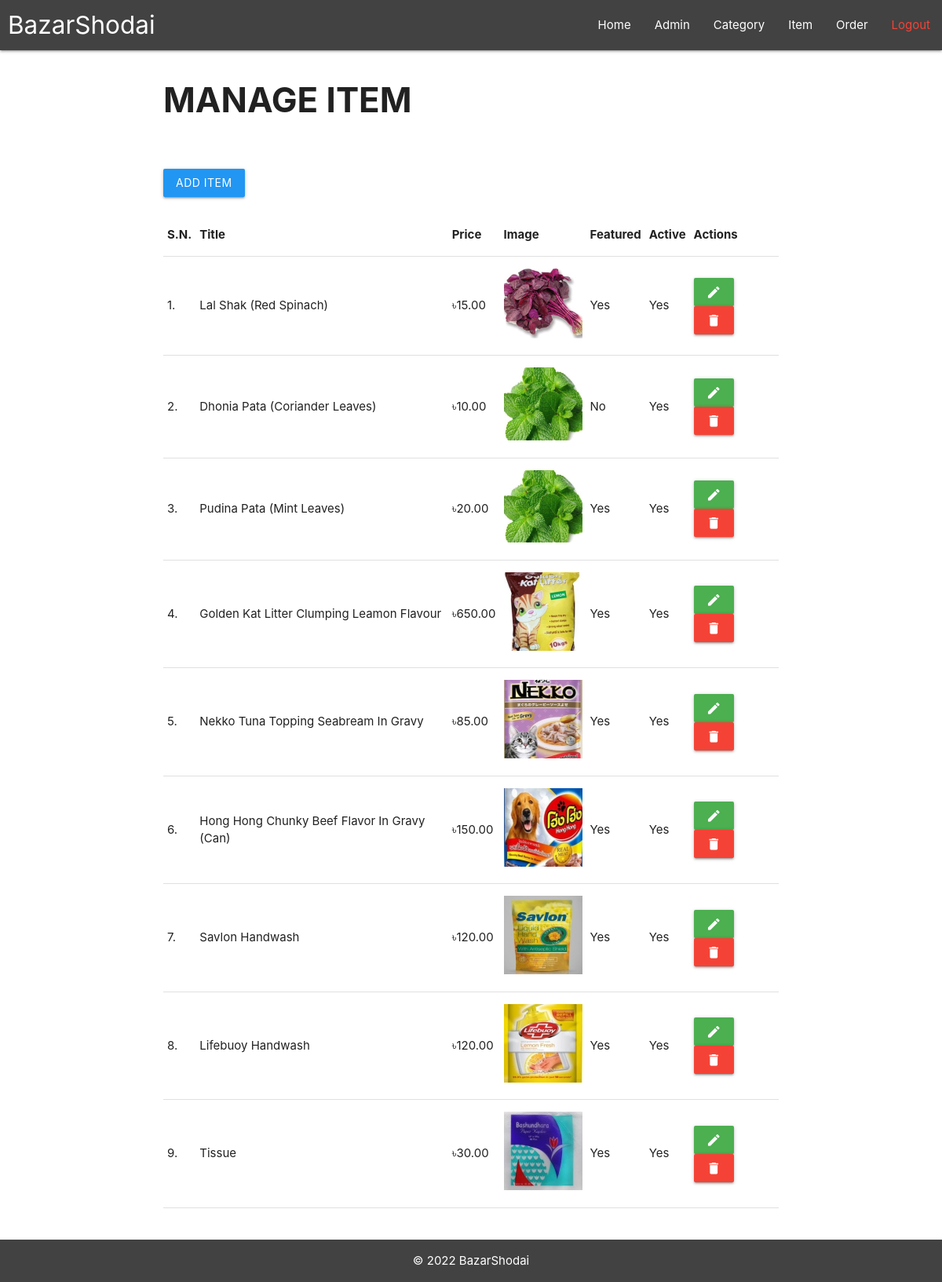
Page /bazar-shodai/admin/manage-item.php (signed in) on the committed database.
### tables this page shows
CREATE TABLE `tbl_item` (
  `id` int(10) UNSIGNED NOT NULL,
  `title` varchar(255) NOT NULL,
  `description` text NOT NULL,
  `price` decimal(10,2) NOT NULL,
  `image_name` varchar(255) NOT NULL,
  `category_id` int(10) UNSIGNED NOT NULL,
  `featured` varchar(255) NOT NULL,
  `active` varchar(255) NOT NULL
);

### bazar-shodai/admin/manage-item.php (the view, shortened to what this page needs)
<?php include("reusable/head.php"); ?>
<?php include("reusable/menu.php"); ?>
<section class="main-content">
<section class="main-content container">
        <h3 style="font-weight:bold">MANAGE ITEM</h3>
        <br><br>
        <a href="<?php echo SITEURL; ?>admin/add-item.php" class="btn blue">ADD ITEM</a><br><br>
        <table class="tbl-full">
            <tr>
                <th>S.N.</th>
                <th>Title</th>
                <th>Price</th>
                <th>Image</th>
                <th>Featured</th>
                <th>Active</th>
                <th>Actions</th>
            </tr>
            <?php
                $sql = "SELECT * FROM tbl_item";
                $res = mysqli_query($conn, $sql);
                $count = mysqli_num_rows($res);
                $sn=1;
                if($count>0)
                {
                    while($row=mysqli_fetch_assoc($res))
                    {
                        $id = $row['id'];
                        $title = $row['title'];
                        $price = $row['price'];
                        $image_name = $row['image_name'];
                        $featured = $row['featured'];
                        $active = $row['active'];
                        ?>
                        <tr>
                            <td><?php echo $sn++; ?>. </td>
                            <td><?php echo $title; ?></td>
                            <td><span>৳</span><?php echo $price; ?></td>
                            <td>
                                <?php
                                    if($image_name=="")
                                    {
                                        echo "<span class='red-text'>Image not Added.</span>";
                                    }
                                    else
                                    {
                                        ?>
                                        <img src="<?php echo SITEURL; ?>images/item/<?php echo $image_name; ?>" width="100px">
                                        <?php
                                    }
                                ?>
                            </td>
                            <td><?php echo $featured; ?></td>
                            <td><?php echo $active; ?></td>
                            <td>
                                <a href="<?php echo SITEURL; ?>admin/update-item.php?id=<?php echo $id; ?>" class="btn green"><i class="material-icons">edit</i></a>
                                <a href="<?php echo SITEURL; ?>admin/delete-item.php?id=<?php echo $id; ?>&image_name=<?php echo $image_name; ?>" class="btn red"><i class="material-icons">delete</i></a>
                            </td>
                        </tr>
                        <?php
                    }
                }
                else
                {
                    echo "<tr> <td colspan='7' class='error'> Food not Added Yet. </td> </tr>";
                }
            ?>
        </table>
    </section>
</section>
<?php include("reusable/footer.php"); ?>

### bazar-shodai/css/style.css (style rules this page uses)
section { margin:40px; }

### rows in the picture
tbl_item: title "Lal Shak (Red Spinach)", price "15.00", image_name (picture), featured "Yes", active "Yes"
tbl_item: title "Dhonia Pata (Coriander Leaves)", price "10.00", image_name (picture), featured "No", active "Yes"
tbl_item: title "Pudina Pata (Mint Leaves)", price "20.00", image_name (picture), featured "Yes", active "Yes"
tbl_item: title "Golden Kat Litter Clumping Leamon Flavour", price "650.00", image_name (picture), featured "Yes", active "Yes"
tbl_item: title "Nekko Tuna Topping Seabream In Gravy", price "85.00", image_name (picture), featured "Yes", active "Yes"
tbl_item: title "Hong Hong Chunky Beef Flavor In Gravy (Can)", price "150.00", image_name (picture), featured "Yes", active "Yes"
tbl_item: title "Savlon Handwash", price "120.00", image_name (picture), featured "Yes", active "Yes"
tbl_item: title "Lifebuoy Handwash", price "120.00", image_name (picture), featured "Yes", active "Yes"
tbl_item: title "Tissue", price "30.00", image_name (picture), featured "Yes", active "Yes"
